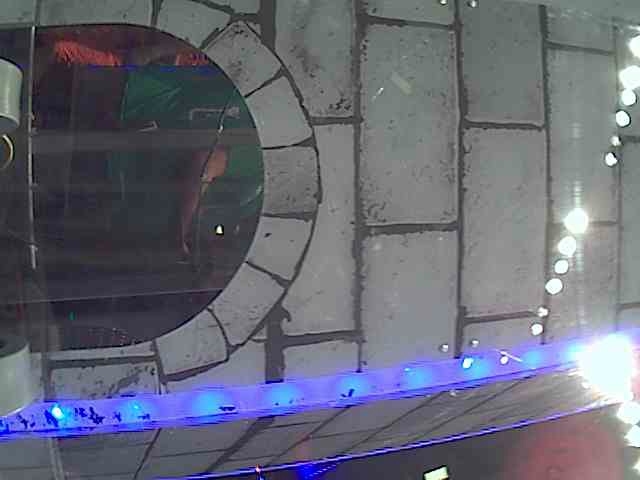
#> input picture Calibration Files/1.jpg, 640 x 480 px; its folder holds 5 pictures in this run
$ python 'Calibrate Multiple Pictures at Once.py'
#> lines starting #> are read from the running program, lines starting #| are printed output that depends on the picture
### Calibration Files/HSVTrackbarModuleMultiple.py
# -*- coding: utf-8 -*-
"""
Created on Wed May 11 13:50:42 2016

@author: Ithier
"""

# -*- coding: utf-8 -*-
"""
Created on Wed May 11 11:15:30 2016

@author: Ithier
"""

# -*- coding: utf-8 -*-
"""
Created on Wed Apr 20 11:11:40 2016

@author: Ithier
"""
import cv2
import numpy as np
import matplotlib.pyplot as plt
import matplotlib.animation as animation


def calibrateCamera(imstart, filename):
    # Set up images you want to analyze
#> called with imstart = 1
    images= []
    for i in range(imstart, imstart + 9):
        name = str(i) + '.jpg'
        images.append(cv2.imread(name, 1))

    # Create windows
    cv2.namedWindow('Trackbar', cv2.WINDOW_NORMAL)
    fig = plt.figure()

    def nothing(x):
        pass

    # Darken image
    # [24 lines left out: functions darken, findBounds, processImage, not called in this run]

    def readValues(filename):
        global scale, lower_green, upper_green
        values = np.load(filename)
        scale = float(values['brightness'])
        lower_green = values['lower']
        upper_green = values['upper']
        return lower_green, upper_green, scale

    # http://matplotlib.org/1.5.1/examples/animation/dynamic_image.html
    # [11 lines left out: function updateDisplay, not called in this run]

        # create trackbars for color change
    #   trackbar name, window name its attached to, default val,
    #       max value, callback fn which is executed each time trackbar val changes
    #         Load values from last use to start with
    values = np.load(filename)
#> (reads Calibration Files/imageValues.npz from the repository)
    brightness = float(values['brightness'])
    lower_bound = values['lower']
    upper_bound = values['upper']

    cv2.createTrackbar('Brightness', 'Trackbar', int(brightness*100), 100, nothing)
    cv2.createTrackbar('H_low', 'Trackbar', lower_bound[0], 255, nothing)
    cv2.createTrackbar('H_high', 'Trackbar', upper_bound[0], 255, nothing)
    cv2.createTrackbar('S_low', 'Trackbar', lower_bound[1], 255, nothing)
    cv2.createTrackbar('S_high', 'Trackbar', upper_bound[1], 255, nothing)
    cv2.createTrackbar('V_low', 'Trackbar', lower_bound[2], 255, nothing)
    cv2.createTrackbar('V_high', 'Trackbar', upper_bound[2], 255, nothing)

    # creat switch for functionality
    switch = '0: OFF \n 1: ON'
    cv2.createTrackbar(switch, 'Trackbar', 0, 1, nothing)


    while(1):

        sw = cv2.getTrackbarPos(switch, 'Trackbar')
        mask = []
        if sw == 1:
            for i in range(0,len(images)):
                mask_i, lower_green, upper_green, scale  = processImage(images[i])
                mask.append(mask_i)

            test, lg, ug, s = processImage(cv2.imread('1.jpg'))

        else:
            lower_green, upper_green, scale = readValues(filename)
            for i in range(0,len(images)):
                b,g,r = cv2.split(images[i])
                im = cv2.merge([r,g,b])
                mask.append(im)
#> this loop made 6 passes
#> pass 1, in calibrateCamera, `b,g,r = cv2.split(images[i])`:
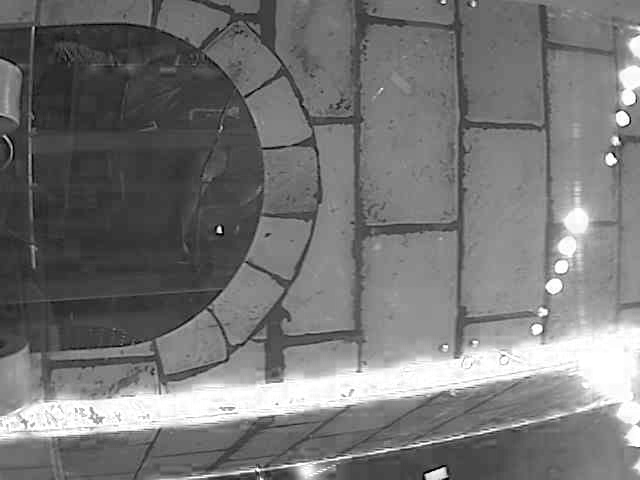
#> b: shape (480, 640); min 0, max 255, mean 117.5
#> pass 1, in calibrateCamera, `b,g,r = cv2.split(images[i])`:
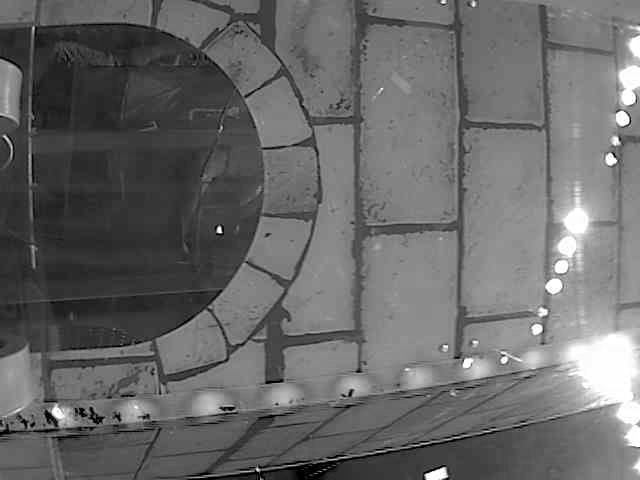
#> g: shape (480, 640); min 0, max 255, mean 104.3
#> pass 1, in calibrateCamera, `b,g,r = cv2.split(images[i])`:
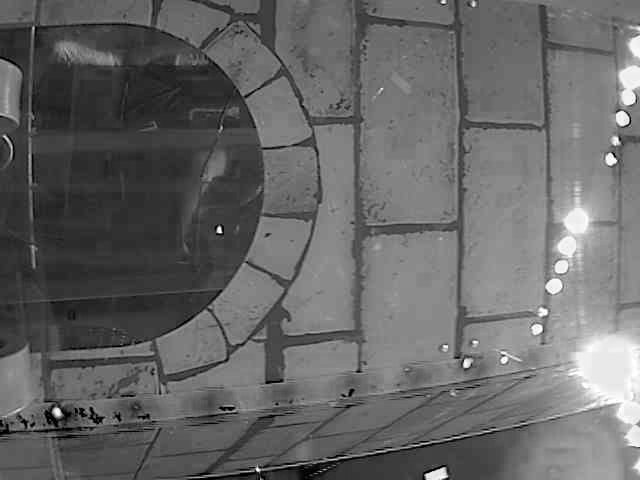
#> r: shape (480, 640); min 0, max 255, mean 102.3

            test = images[0]


        # Display masks
        for i in range(0, len(mask)):
            updateDisplay(fig, mask, i)

        plt.show()

        cv2.imshow('Trackbar', test)
        k = cv2.waitKey(10) & 0xFF
        if k == ord('q'):
            break


     # Save values and exit program
    cv2.destroyAllWindows()
    plt.close()
    np.savez(filename, brightness = scale, lower = lower_green, upper = upper_green)


### Calibration Files/Calibrate Multiple Pictures at Once.py
# -*- coding: utf-8 -*-
"""
Created on Wed May 11 13:46:31 2016

@author: Ithier
"""

import HSVTrackbarModuleMultiple as Trackbar

# DON'T FORGET TO ENTER: %matplotlib in consol before running

# Determine number of pictures you want to calibrate
imstart = 1

# Directory of file containing initial threshold values
directory = 'C:/Users/Ithier/Documents/FIRST/2017/PowerKnightsVision_2017/Calibration Files/' # folder npz file is in
filename = directory + 'imageValues.npz'

# Calibrate
#> (the run stopped early here; a loop or call above may not have finished)
